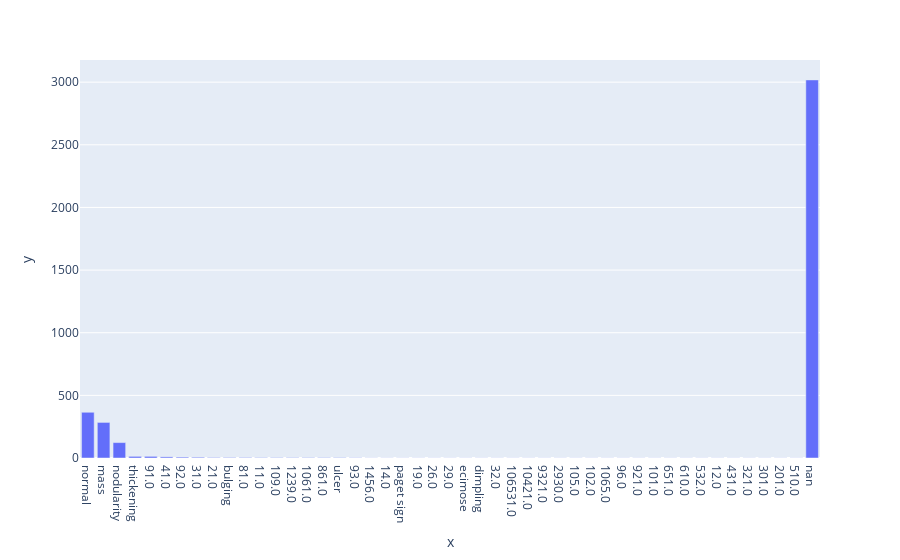

The notebook cell this image was saved under:
### Code cell
# plot bar chart of Family column (x values, y counts)
stats = df[col_name].value_counts().to_dict()
stats = {str(k): v for k, v in stats.items()}
stats['nan'] = df[col_name].isna().sum()
fig = px.bar(x=list(stats.keys()), y=list(stats.values()))
fig.show()

### Figure 1 — Plotly figure (JSON) as saved in the notebook; plotly's stock layout.template omitted (floating-point values rounded to 4 significant figures)
{"data": [{"alignmentgroup": "True", "hovertemplate": "x=%{x}<br>y=%{y}<extra></extra>", "legendgroup": "", "marker": {"color": "#636efa", "pattern": {"shape": ""}}, "name": "", "offsetgroup": "", "orientation": "v", "showlegend": false, "textposition": "auto", "type": "bar", "x": ["normal", "mass", "nodularity", "thickening", "91.0", "41.0", "92.0", "31.0", "21.0", "bulging", "81.0", "11.0", "109.0", "1239.0", "1061.0", "861.0", "ulcer", "93.0", "1456.0", "14.0", "paget sign", "19.0", "26.0", "29.0", "ecimose", "dimpling", "32.0", "106531.0", "10421.0", "9321.0", "2930.0", "105.0", "102.0", "1065.0", "96.0", "921.0", "101.0", "651.0", "610.0", "532.0", "12.0", "431.0", "321.0", "301.0", "201.0", "510.0", "nan"], "xaxis": "x", "y": [365, 284, 123, 13, 13, 9, 7, 6, 4, 4, 4, 3, 3, 3, 3, 3, 3, 2, 1, 1, 1, 1, 1, 1, 1, 1, 1, 1, 1, 1, 1, 1, 1, 1, 1, 1, 1, 1, 1, 1, 1, 1, 1, 1, 1, 1, 3018], "yaxis": "y"}], "layout": {"barmode": "relative", "legend": {"tracegroupgap": 0}, "margin": {"t": 60}, "xaxis": {"anchor": "y", "domain": [0, 1], "title": {"text": "x"}}, "yaxis": {"anchor": "x", "domain": [0, 1], "title": {"text": "y"}}}}
